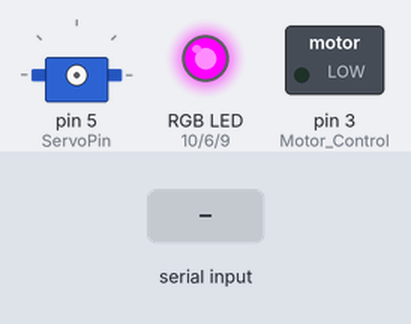
Bench run of a sketch on a simulated Arduino Uno, built with avr-gcc and run on an emulated ATmega328P. On the bench: servo, switched loads named in the sketch (green lamp = pin HIGH), an RGB LED mixed from three pins (HIGH = lit). The inputs (shaded band) are chosen by the test bench.

Above: at 1.2 s.
1.3 s: "A" received over Serial
4.3 s: "C" received over Serial
At 7.2 s:
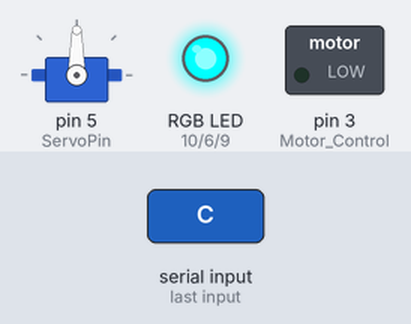
7.3 s: "B" received over Serial
At 10.2 s:
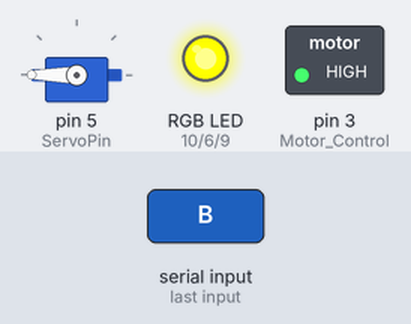
10.3 s: "1" received over Serial
At 12.4 s:
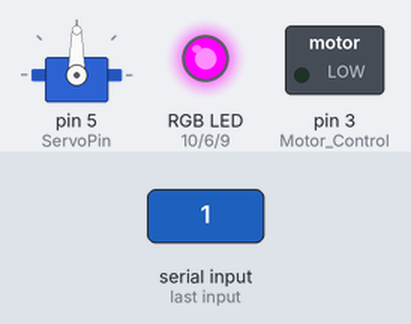
12.5 s: "A" received over Serial
Timing chart, 0 to 16.5 s (numbered marks = the images above; inputs shaded):
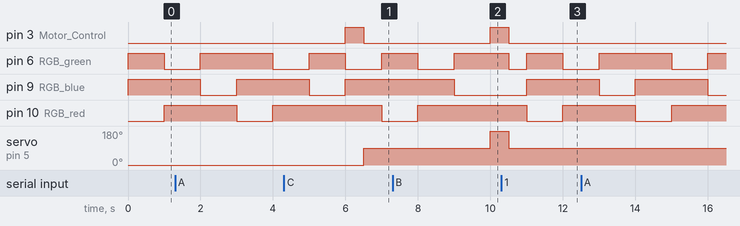

The sketch:

Water_Pi_Boat.ino
```cpp
#include<Servo.h>
Servo servo;
#define ServoPin 5

#define RGB_red 10  //pwm
#define RGB_green 6 //pwm
#define RGB_blue 9  //pwm

#define NRF_CE 8  //digital output
#define NRF_CSN 7 //digital output

#define BLE_or_NRF 2  //digital input

#define Motor_Control 3 //pwm

#define servo_pin 5

#define Battery_Voltage_Measure A0  //analog input

char ch = 0;
#define Start 1
#define Stop 0
bool Motor_Status = Stop;

#define M 90
#define L 0
#define R 180
int Servo_Status = M;

void setup() {
  Serial.begin(9600);
  pinMode(RGB_red, OUTPUT);
  pinMode(RGB_green, OUTPUT);
  pinMode(RGB_blue, OUTPUT);
  pinMode(Motor_Control, OUTPUT);
}

void loop() {
  if (Serial.available())
  {
    ch = Serial.read();
    if (ch == 'A')
    {
      Font();
    }
    else if (ch == 'C')
    {
      Left();
    }
    else if (ch == 'B')
    {
      Right();
    }
    else
    {
      StopAll();
    }
    //ch = 0;
  }
  else
  {
    if (Motor_Status == Start)
    {
      digitalWrite(Motor_Control, LOW);
      Motor_Status = Stop;
    }
    if (Servo_Status != M)
    {
      servo.attach(ServoPin);
      servo.write(M);
      delay(500);
      servo.detach();
      Servo_Status = M;
    }
    digitalWrite(RGB_red, LOW);
    digitalWrite(RGB_green, HIGH);
    digitalWrite(RGB_blue, HIGH);
    delay(1000);
    digitalWrite(RGB_red, HIGH);
    digitalWrite(RGB_green, LOW);
    digitalWrite(RGB_blue, HIGH);
    delay(1000);
    digitalWrite(RGB_red, HIGH);
    digitalWrite(RGB_green, HIGH);
    digitalWrite(RGB_blue, LOW);
    delay(1000);
  }
}
void Font()
{
  if (Motor_Status == Stop)
  {
    digitalWrite(Motor_Control, HIGH);
    Motor_Status = Start;
    digitalWrite(RGB_red, LOW);
    digitalWrite(RGB_green, HIGH);
    digitalWrite(RGB_blue, HIGH);
  }
  if (Servo_Status != M)
  {
    servo.attach(ServoPin);
    servo.write(M);
    delay(500);
    servo.detach();
    Servo_Status = M;
  }
}
void Left()
{
  if (Motor_Status == Stop)
  {
    digitalWrite(Motor_Control, HIGH);
    Motor_Status = Start;
    digitalWrite(RGB_red, HIGH);
    digitalWrite(RGB_green, LOW);
    digitalWrite(RGB_blue, HIGH);
  }
  if (Servo_Status != L)
  {
    servo.attach(ServoPin);
    servo.write(L);
    delay(500);
    servo.detach();
    Servo_Status = L;
  }
}
void Right()
{
  if (Motor_Status == Stop)
  {
    digitalWrite(Motor_Control, HIGH);
    Motor_Status = Start;
    digitalWrite(RGB_red, HIGH);
    digitalWrite(RGB_green, HIGH);
    digitalWrite(RGB_blue, LOW);
  }
  if (Servo_Status != R)
  {
    servo.attach(ServoPin);
    servo.write(R);
    delay(500);
    servo.detach();
    Servo_Status = R;
  }
}
void StopAll()
{
  if (Motor_Status == Start)
  {
    digitalWrite(Motor_Control, LOW);
    Motor_Status = Stop;
    digitalWrite(RGB_red, HIGH);
    digitalWrite(RGB_green, LOW);
    digitalWrite(RGB_blue, LOW);
  }
  if (Servo_Status != M)
  {
    servo.attach(ServoPin);
    servo.write(M);
    delay(500);
    servo.detach();
    Servo_Status = M;
  }
}
```

Measured:
- after the input at 4.3 s, pin 3 (Motor_Control): LOW → HIGH after 1.7 s, → LOW 0.50 s later; servo on pin 5 (ServoPin): 0° → 90° after 2.2 s
- after the input at 7.3 s, pin 3 (Motor_Control): LOW → HIGH after 2.7 s; servo on pin 5 (ServoPin): 90° → 180° after 2.7 s
- after the input at 10.3 s, pin 6 (RGB_green): HIGH → LOW after 0.20 s instead of 1.7 s
